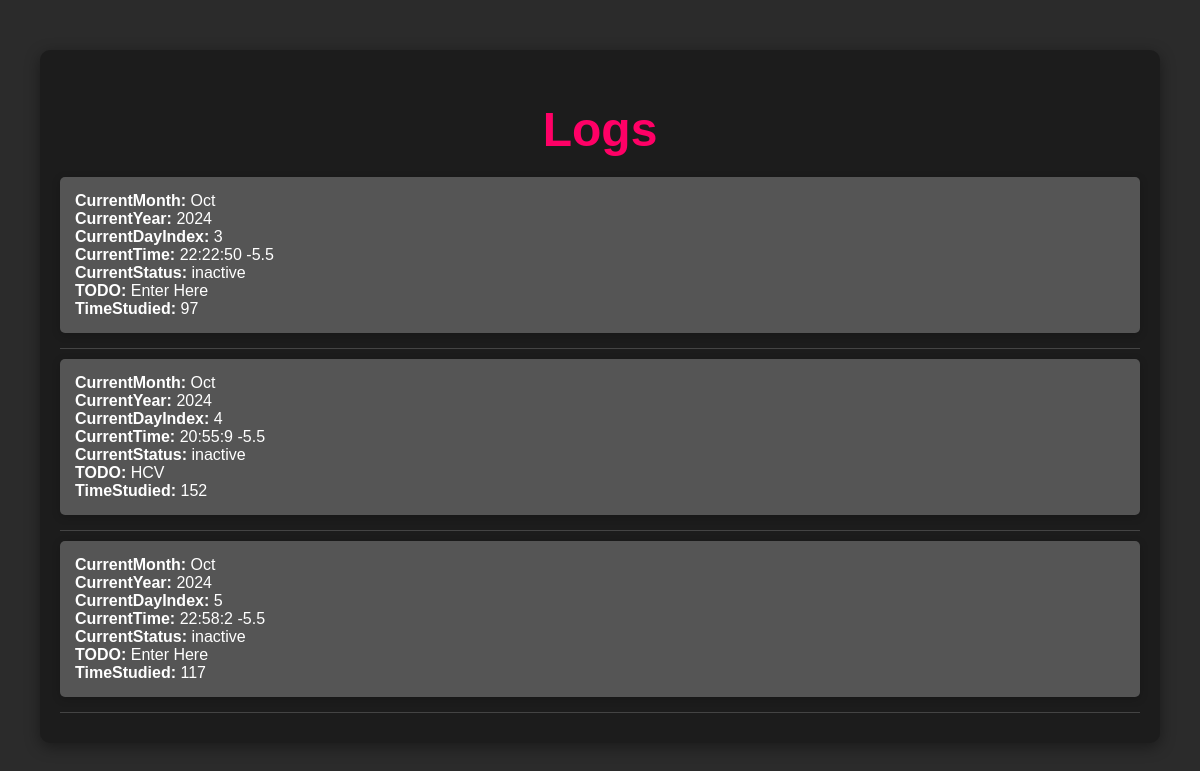
Screenshot of /views/Logs.php with the database file from the repository.
### tables this page shows
CREATE TABLE `logs` (
  `CurrentMonth` varchar(3) DEFAULT NULL,
  `CurrentYear` int DEFAULT NULL,
  `CurrentDayIndex` int DEFAULT NULL,
  `CurrentTime` varchar(60) DEFAULT NULL,
  `CurrentStatus` varchar(10) DEFAULT NULL,
  `TODO` varchar(255) DEFAULT NULL,
  `TimeStudied` int DEFAULT NULL
);

### views/Logs.php (the view, shortened to what this page needs)
<!DOCTYPE html>
<html lang="en">
<head>
</head>
<body>
    <div class="log-container">
        <h1>Logs</h1>
        <?php
        $servername = "localhost";
        $username = "time_it_user";
        $pwss = "time_it@mysql";
        $conn = mysqli_connect($servername, $username, $pwss);
        $sql = "USE time_it";
        $conn->query($sql);
        $sql = "SELECT * FROM logs WHERE TODO!=''";
        $result = $conn->query($sql);
        if ($result->num_rows > 0) {
            while($row = $result->fetch_assoc()) {
                echo "<div class='data'>";
                foreach ($row as $key => $value) {
                    echo "<strong>" . htmlspecialchars($key) . ":</strong> " . htmlspecialchars($value) . "<br>";
                }
                echo "</div>";
                echo "<hr>";
            }
        } else {
            echo "<p>No data entry</p>";
        }
        ?>
    </div>
</body>
</html>

### views/Logs.php (style rules this page uses)
body { background-color: #2b2b2b; color: #f0f0f0; font-family: 'Arial', sans-serif; margin: 0; padding: 0; }
.log-container { width: 90%; margin: 50px auto; background-color: #1c1c1c; border-radius: 10px; box-shadow: 0 4px 15px rgba(0, 0, 0, 0.4); padding: 20px; max-width: 1200px; }
.data { background-color: #555; color: white; padding: 15px; border-radius: 5px; margin-bottom: 15px; box-shadow: 0 2px 8px rgba(0, 0, 0, 0.2); transition: transform 0.2s, background-color 0.3s ease; }
h1 { text-align: center; font-size: 3em; margin-bottom: 20px; color: #ff0066; }
hr { border: none; height: 1px; background-color: #444; margin: 10px 0; }

### rows the page displays
logs: key "CurrentMonth", CurrentMonth "Oct", key "CurrentYear", CurrentYear "2024", key "CurrentDayIndex", CurrentDayIndex "3", key "CurrentTime", CurrentTime "22:22:50 -5.5", key "CurrentStatus", CurrentStatus "inactive", key "TODO", TODO "Enter Here", key "TimeStudied", TimeStudied "97"
logs: key "CurrentMonth", CurrentMonth "Oct", key "CurrentYear", CurrentYear "2024", key "CurrentDayIndex", CurrentDayIndex "4", key "CurrentTime", CurrentTime "20:55:9 -5.5", key "CurrentStatus", CurrentStatus "inactive", key "TODO", TODO "HCV", key "TimeStudied", TimeStudied "152"
logs: key "CurrentMonth", CurrentMonth "Oct", key "CurrentYear", CurrentYear "2024", key "CurrentDayIndex", CurrentDayIndex "5", key "CurrentTime", CurrentTime "22:58:2 -5.5", key "CurrentStatus", CurrentStatus "inactive", key "TODO", TODO "Enter Here", key "TimeStudied", TimeStudied "117"
